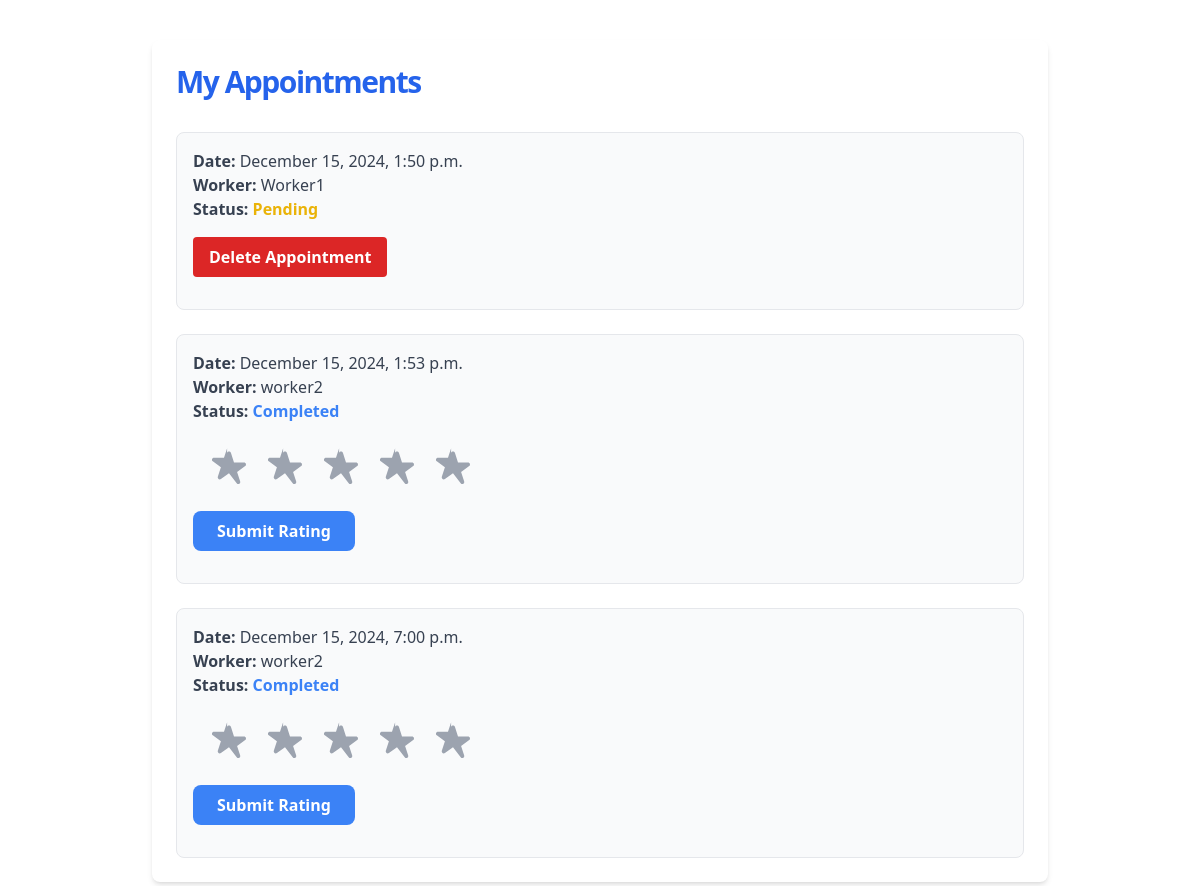
Before: /customer/appointments/ (signed in) with the older database file.
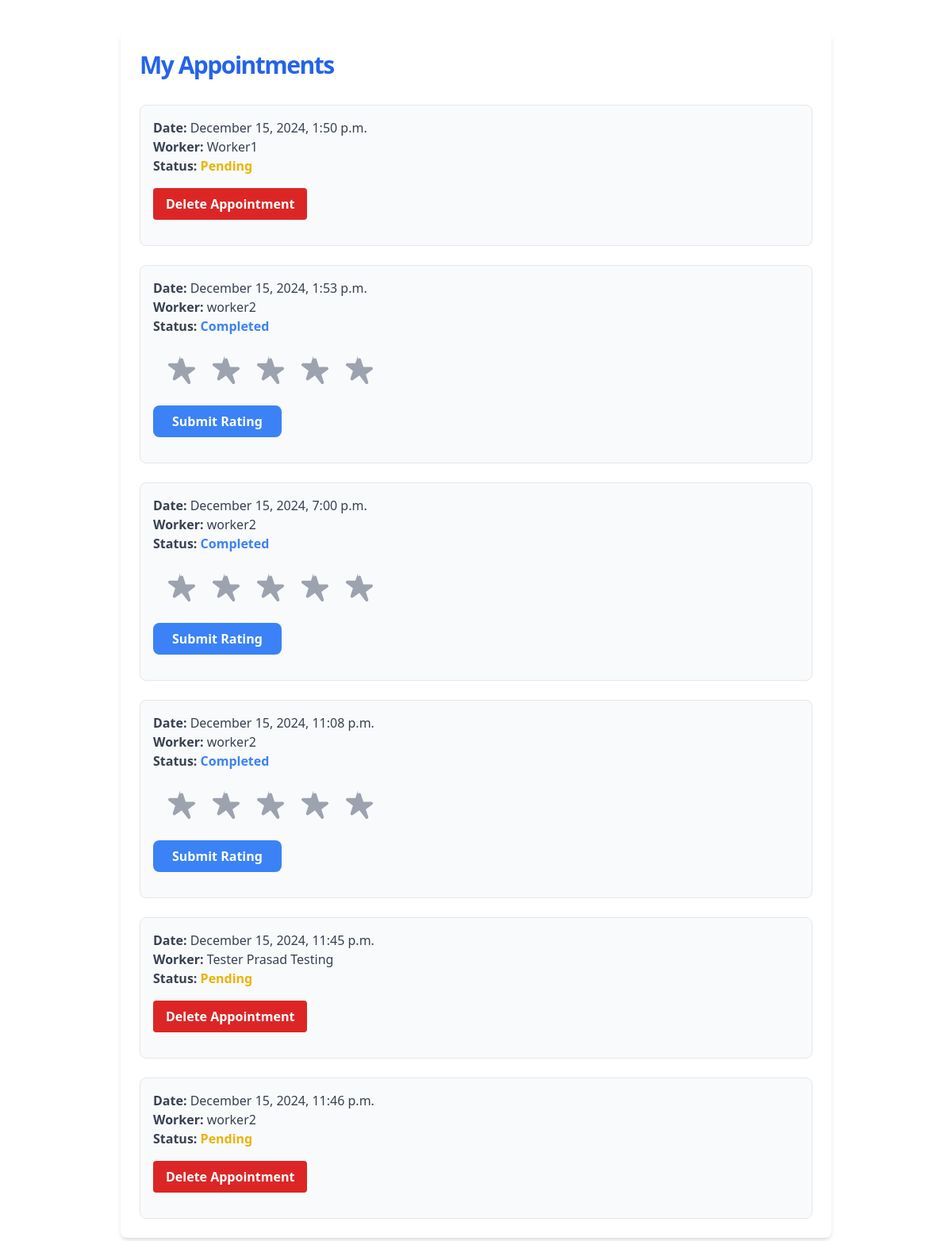
After: the same page with the newer database file.
### jobs/models.py (models this page shows, shortened)
class Appointment(models.Model):
    STATUS_CHOICES = [
        ('pending', 'Pending'),
        ('accepted', 'Accepted'),
        ('rejected', 'Rejected'),
        ('completed', 'Completed'),
    ]
    customer = models.ForeignKey(Customer, on_delete=models.CASCADE, related_name='customer_appointments')
    worker = models.ForeignKey(Worker, on_delete=models.CASCADE, related_name='worker_appointments')
    appointment_date = models.DateTimeField(null=True, blank=True)
    status = models.CharField(max_length=10, choices=STATUS_CHOICES, default='pending')
    reason = models.TextField(blank=True, null=True)

class Worker(models.Model):
    owner=models.OneToOneField(User,on_delete=models.CASCADE)
    name=models.CharField(max_length=50)
    phone_number=models.CharField(max_length=10, unique=True)
    tagline=models.CharField(max_length=100)
    bio=models.TextField(blank=True)
    profile_pic=models.ImageField(upload_to="profiles/", blank=True)
    verified = models.BooleanField(default=False)
    citizenship_image = models.ImageField(upload_to='citizenship/', blank=True, null=True)
    certificate_file = models.FileField(upload_to='certificates/', blank=True, null=True)
    latitude = models.CharField(max_length=20,null=True,blank=True)
    longitude = models.CharField(max_length=20,null=True,blank=True)
    appointed = models.BooleanField(default=False)
    appointment_date = models.DateTimeField(null=True, blank=True)

### jobs/views.py (the view)
# urls.py: path('customer/appointments/', views.customer_appointments, name='customer_appointments'),
def customer_appointments(request):
    customer = get_object_or_404(Customer, owner=request.user)
    appointments = Appointment.objects.filter(customer=customer)
    return render(request, 'jobs/customer_appointments.html', {'appointments': appointments})

### jobs/templates/jobs/customer_appointments.html (shortened to what this page needs)
<html lang="en">
<head>
    <script src="https://cdn.tailwindcss.com"></script>
</head>
<body>
<div class="max-w-4xl mx-auto my-10 p-6 bg-white shadow-md rounded-lg">
    <h2 class="text-3xl font-bold tracking-tighter text-blue-600 mb-8 transition duration-500 ease-in-out transform tracking-relaxed lg:pr-8">My Appointments</h2>
    {% if appointments %}
        <ul class="space-y-6">
            {% for appointment in appointments %}
                <li class="p-4 border rounded-lg bg-gray-50 hover:bg-gray-100 transition duration-300">
                    <p class="text-gray-700">
                        <span class="font-semibold">Date:</span> {{ appointment.appointment_date|date:"F j, Y, g:i a" }}
                    </p>
                    <p class="text-gray-700">
                        <span class="font-semibold">Worker:</span> {{ appointment.worker.name }}
                    </p>
                    <p class="text-gray-700">
                        <span class="font-semibold">Status:</span>
                        {% if appointment.status == 'pending' %}
                            <span class="text-yellow-500 font-semibold">Pending</span>
                        {% elif appointment.status == 'accepted' %}
                            <span class="text-green-500 font-semibold">Accepted</span>
                        {% elif appointment.status == 'rejected' %}
                            <span class="text-red-500 font-semibold">Rejected</span>
                        {% elif appointment.status == 'Completed' %}
                            <span class="text-blue-500 font-semibold">Completed</span>
                        {% endif %}
                    </p>
                    {% if user == appointment.customer.owner and appointment.status != 'Completed' %}
                        <form action="{% url 'delete_appointment' appointment.id %}" method="post" class="mt-4">
                            <button type="submit" class="px-4 py-2 bg-red-600 text-white font-semibold rounded hover:bg-red-700 transition duration-300 ease-in-out">
                                Delete Appointment
                            </button>
                        </form>
                        {% elif user == appointment.customer.owner and appointment.status == 'Completed' %}
                        <form action="{% url 'rate_worker' appointment.id %}" method="post" class="mt-6">
                            <div class="flex items-center space-x-4">
                                {% for star in "12345" %}
                                    <label class="cursor-pointer">
                                    </label>
                                {% endfor %}
                            </div>
                            <button type="submit" class="mt-6 px-6 py-2 bg-blue-500 text-white font-semibold rounded-lg hover:bg-blue-600 transition duration-300">
                                Submit Rating
                            </button>
                        </form>
                    {% endif %}
                </li>
            {% endfor %}
        </ul>
    {% else %}
        <p class="text-gray-600 mt-4">You have no appointments at the moment.</p>
    {% endif %}
</div>
</body>

Changed rows visible on the page:
added Appointment: appointment_date "December 15, 2024, 11:08 p.m.", worker.name "worker2", status "Completed"
added Appointment: appointment_date "December 15, 2024, 11:45 p.m.", worker.name "Tester Prasad Testing", status "Pending"
added Appointment: appointment_date "December 15, 2024, 11:46 p.m.", worker.name "worker2", status "Pending"
